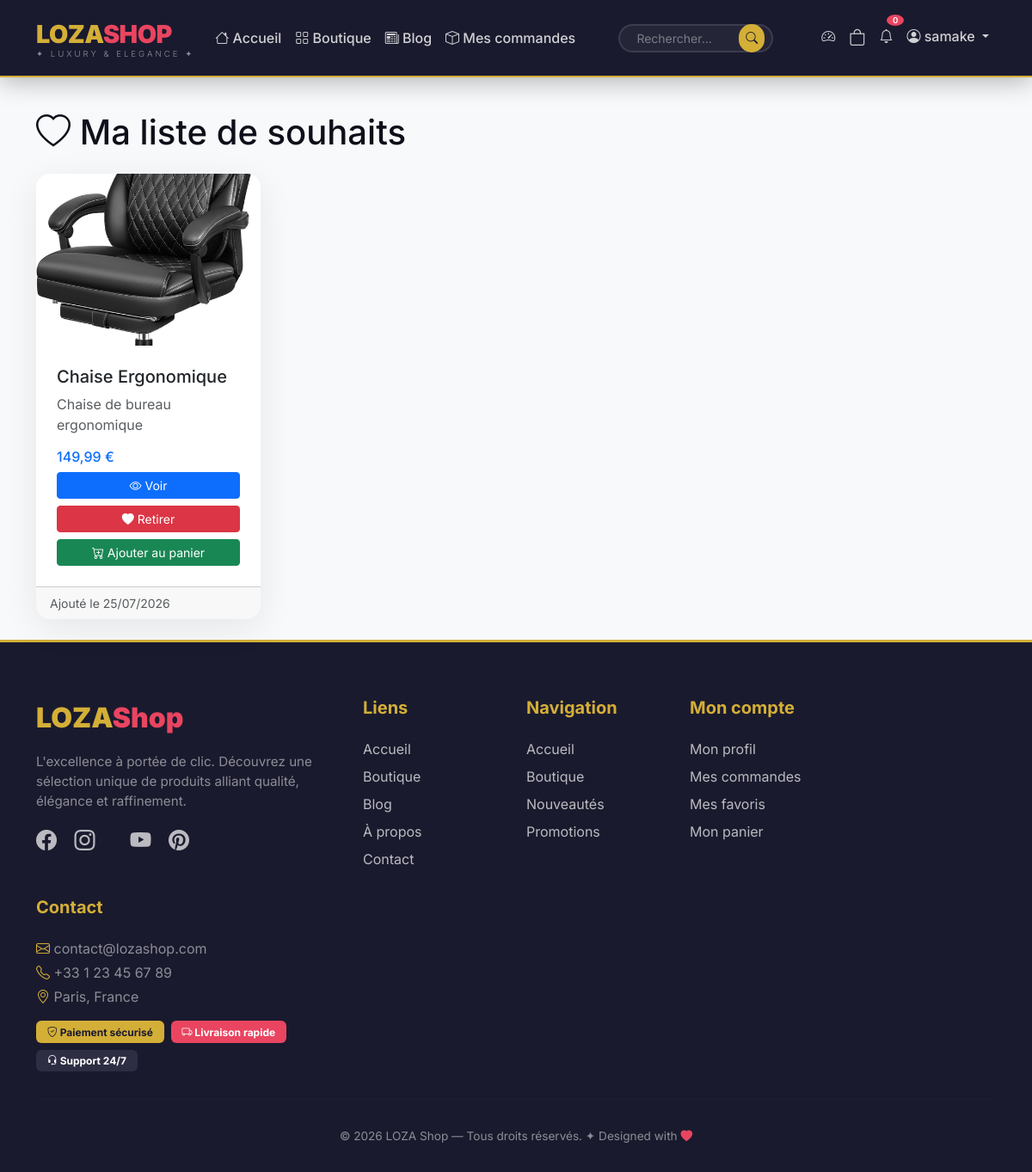
Screenshot of /wishlist/ (signed in) with the database file from the repository.
### products/models.py (models this page shows, shortened)
class Wishlist(models.Model):
    user = models.ForeignKey('auth.User', on_delete=models.CASCADE, related_name='wishlist')
    product = models.ForeignKey(Product, on_delete=models.CASCADE)
    added_at = models.DateTimeField(auto_now_add=True)
    class Meta:
        unique_together = ['user', 'product']
        ordering = ['-added_at']

class Product(models.Model):
    name = models.CharField(max_length=200)
    slug = models.SlugField(unique=True, blank=True)
    description = models.TextField()
    price = models.DecimalField(max_digits=10, decimal_places=2)
    stock = models.IntegerField(default=0)
    category = models.ForeignKey(Category, on_delete=models.CASCADE, related_name='products')
    image = models.ImageField(upload_to='products/', blank=True, null=True)
    image2 = models.ImageField(upload_to='products/', blank=True, null=True)
    image3 = models.ImageField(upload_to='products/', blank=True, null=True)
    is_active = models.BooleanField(default=True)
    created_at = models.DateTimeField(auto_now_add=True)
    updated_at = models.DateTimeField(auto_now=True)

### products/views.py (the view)
# urls.py: path('wishlist/', views.wishlist_view, name='wishlist'),
@login_required
def wishlist(request):
    wishlist_items = Wishlist.objects.filter(user=request.user)
    return render(request, 'products/wishlist.html', {'wishlist_items': wishlist_items})

### cart/context_processors.py (called while the page is built)
def cart_total(request):
    if request.user.is_authenticated:
        total_items = CartItem.objects.filter(user=request.user).count()
    else:
        total_items = 0
    return {'cart_total_items': total_items}

### products/templates/products/wishlist.html (shortened to what this page needs)
{% extends 'base.html' %}
{% block content %}
<div class="container mt-4">
    <h1 class="mb-4"><i class="bi bi-heart"></i> Ma liste de souhaits</h1>
    {% if wishlist_items %}
    <div class="row">
        {% for item in wishlist_items %}
        <div class="col-md-3 mb-4">
            <div class="card product-card h-100">
                {% if item.product.image %}
                <img src="{{ item.product.image.url }}" class="card-img-top" alt="{{ item.product.name }}" style="height: 200px; object-fit: cover;">
                {% else %}
                <div class="card-img-top bg-light d-flex align-items-center justify-content-center" style="height: 200px;">
                    <i class="bi bi-image" style="font-size: 3rem; color: #ccc;"></i>
                </div>
                {% endif %}
                <div class="card-body">
                    <h5 class="card-title">{{ item.product.name }}</h5>
                    <p class="card-text text-muted">{{ item.product.description|truncatewords:10 }}</p>
                    <h6 class="text-primary">{{ item.product.price }} €</h6>
                    <div class="d-grid gap-2">
                        <a href="{% url 'products:product_detail' item.product.slug %}" class="btn btn-primary btn-sm">
                            <i class="bi bi-eye"></i> Voir
                        </a>
                        <a href="{% url 'products:add_to_wishlist' item.product.id %}" class="btn btn-danger btn-sm">
                            <i class="bi bi-heart-fill"></i> Retirer
                        </a>
                        <a href="{% url 'cart:add_to_cart' item.product.id %}" class="btn btn-success btn-sm">
                            <i class="bi bi-cart-plus"></i> Ajouter au panier
                        </a>
                    </div>
                </div>
                <div class="card-footer text-muted small">
                    Ajouté le {{ item.added_at|date:"d/m/Y" }}
                </div>
            </div>
        </div>
        {% endfor %}
    </div>
    {% endif %}
</div>
{% endblock %}

### templates/base.html (shortened to what this page needs)
{% load static %}
<!DOCTYPE html>
<html lang="fr">
<head>
    <link href="https://cdn.jsdelivr.net/npm/bootstrap@5.3.0/dist/css/bootstrap.min.css" rel="stylesheet">
    <link rel="stylesheet" href="https://cdn.jsdelivr.net/npm/bootstrap-icons@1.10.0/font/bootstrap-icons.css">
</head>
<body>
<nav class="navbar navbar-expand-lg navbar-custom">
    <div class="container">
        <a class="navbar-brand" href="{% url 'products:home' %}">
            LOZA<span class="highlight">Shop</span>
            <small>✦ LUXURY & ELEGANCE ✦</small>
        </a>
        <div class="collapse navbar-collapse" id="navbarNav">
            <ul class="navbar-nav me-auto">
                <li class="nav-item">
                    <a class="nav-link {% if request.resolver_match.url_name == 'home' %}active{% endif %}"
                       href="{% url 'products:home' %}">
                        <i class="bi bi-house"></i> Accueil
                    </a>
                </li>
                <li class="nav-item">
                    <a class="nav-link {% if request.resolver_match.url_name == 'product_list' %}active{% endif %}"
                       href="{% url 'products:product_list' %}">
                        <i class="bi bi-grid"></i> Boutique
                    </a>
                </li>
                <li class="nav-item">
                    <a class="nav-link {% if request.resolver_match.app_name == 'blog' %}active{% endif %}"
                       href="{% url 'blog:blog_home' %}">
                        <i class="bi bi-newspaper"></i> Blog
                    </a>
                </li>
                {% if user.is_authenticated %}
                <li class="nav-item">
                    <a class="nav-link {% if request.resolver_match.app_name == 'orders' %}active{% endif %}"
                       href="{% url 'orders:orders' %}">
                        <i class="bi bi-box"></i> Mes commandes
                    </a>
                </li>
                {% endif %}
            </ul>
            <form class="d-flex search-form me-3" method="GET" action="{% url 'products:search' %}">
                <input class="form-control form-control-sm" type="search" name="q"
                       placeholder="Rechercher..." style="width: 180px;">
                <button class="btn btn-search btn-sm" type="submit">
                    <i class="bi bi-search"></i>
                </button>
            </form>
            <ul class="navbar-nav ms-auto">
                {% if user.is_superuser or user.is_staff %}
                <li class="nav-item">
                    <a class="nav-link" href="{% url 'dashboard:index' %}" title="Dashboard">
                        <i class="bi bi-speedometer2"></i>
                    </a>
                </li>
                {% endif %}
                <li class="nav-item">
                    <a class="nav-link position-relative" href="{% url 'cart:cart_view' %}">
                        <i class="bi bi-bag" style="font-size: 1.2rem;"></i>
                    </a>
                </li>
                <li class="nav-item dropdown">
                    <a class="nav-link position-relative" href="#" id="notifDropdown"
                       role="button" data-bs-toggle="dropdown">
                        <i class="bi bi-bell"></i>
                        <span class="badge" id="notifBadge" style="background: var(--secondary); position: absolute; top: -5px; right: -5px; font-size: 0.6rem; padding: 2px 7px; border-radius: 50%;">0</span>
                    </a>
                </li>
                {% if user.is_authenticated %}
                <li class="nav-item dropdown">
                    <a class="nav-link dropdown-toggle" href="#" id="userDropdown" role="button" data-bs-toggle="dropdown">
                        <i class="bi bi-person-circle"></i> {{ user.username }}
                    </a>
                </li>
                {% endif %}
            </ul>
        </div>
    </div>
</nav>
    <main>
        {% block content %}{% endblock %}
    </main>
    <footer class="footer">
        <div class="container">
            <div class="row g-4">
                <div class="col-lg-4">
                    <div class="footer-brand">
                        LOZA<span class="highlight">Shop</span>
                    </div>
                    <p class="text-white-50 mt-3" style="font-size: 0.95rem; max-width: 350px;">
                        L'excellence à portée de clic. Découvrez une sélection unique de produits
                        alliant qualité, élégance et raffinement.
                    </p>
                    <div class="social-links mt-3">
                        <a href="#"><i class="bi bi-facebook"></i></a>
                        <a href="#"><i class="bi bi-instagram"></i></a>
                        <a href="#"><i class="bi bi-youtube"></i></a>
                        <a href="#"><i class="bi bi-pinterest"></i></a>
                    </div>
                </div>
                <div class="col-md-2">
    <h5>Liens</h5>
    <a href="{% url 'products:home' %}">Accueil</a>
    <a href="{% url 'products:product_list' %}">Boutique</a>
    <a href="{% url 'blog:blog_home' %}">Blog</a>
    <a href="#">À propos</a>
    <a href="#">Contact</a>
</div>
                <div class="col-lg-2 col-md-4">
                    <h5>Navigation</h5>
                    <a href="{% url 'products:home' %}">Accueil</a>
                    <a href="{% url 'products:product_list' %}">Boutique</a>
                    <a href="#">Nouveautés</a>
                    <a href="#">Promotions</a>
                </div>
                <div class="col-lg-2 col-md-4">
                    <h5>Mon compte</h5>
                    <a href="{% url 'accounts:profile' %}">Mon profil</a>
                    <a href="{% url 'orders:orders' %}">Mes commandes</a>
                    <a href="{% url 'products:wishlist' %}">Mes favoris</a>
                    <a href="{% url 'cart:cart_view' %}">Mon panier</a>
                </div>
                <div class="col-lg-4 col-md-4">
                    <h5>Contact</h5>
                    <p class="text-white-50 mb-1">
                        <i class="bi bi-envelope" style="color: var(--gold);"></i> contact@lozashop.com
                    </p>
                    <p class="text-white-50 mb-1">
                        <i class="bi bi-telephone" style="color: var(--gold);"></i> +33 1 23 45 67 89
                    </p>
                    <p class="text-white-50 mb-3">
                        <i class="bi bi-geo-alt" style="color: var(--gold);"></i> Paris, France
                    </p>
                    <div class="d-flex gap-2 flex-wrap">
                        <span class="badge" style="background: var(--gold); color: var(--primary); padding: 0.4rem 0.8rem;">
                            <i class="bi bi-shield-check"></i> Paiement sécurisé
                        </span>
                        <span class="badge" style="background: var(--secondary); color: white; padding: 0.4rem 0.8rem;">
                            <i class="bi bi-truck"></i> Livraison rapide
                        </span>
                        <span class="badge" style="background: var(--primary-light); color: white; padding: 0.4rem 0.8rem;">
                            <i class="bi bi-headset"></i> Support 24/7
                        </span>
                    </div>
                </div>
            </div>
            <hr class="divider">
            <div class="text-center text-white-50" style="font-size: 0.85rem;">
                <p class="mb-0">
                    &copy; 2026 LOZA Shop — Tous droits réservés.
                    <span class="text-white-50">✦</span>
                    Designed with <i class="bi bi-heart-fill" style="color: var(--secondary);"></i>
                </p>
            </div>
        </div>
    </footer>
</body>
</html>

### templates/base.html (style rules this page uses)
:root { --primary: #1A1A2E; --primary-light: #2D2D44; --secondary: #E94560; --accent: #F5C518; --gold: #D4AF37; --dark: #0F0F1A; --gray: #6B7280; --light: #F8F9FA; --white: #FFFFFF; --shadow: 0 10px 40px rgba(0,0,0,0.08); --shadow-hover: 0 20px 60px rgba(0,0,0,0.15); --radius: 16px; --transition: all 0.4s cubic-bezier(0.25, 0.46, 0.45, 0.94); }
* { margin: 0; padding: 0; box-sizing: border-box; }
body { font-family: 'Inter', sans-serif; background: var(--light); color: var(--dark); min-height: 100vh; display: flex; flex-direction: column; }
.navbar-custom { background: var(--primary); padding: 0.8rem 0; box-shadow: 0 4px 30px rgba(0,0,0,0.3); position: sticky; top: 0; z-index: 1000; border-bottom: 2px solid var(--gold); }
.navbar-custom .navbar-brand { font-weight: 900; font-size: 1.8rem; color: var(--gold) !important; letter-spacing: -0.5px; text-transform: uppercase; }
.navbar-custom .navbar-brand .highlight { color: var(--secondary); }
.navbar-custom .navbar-brand small { font-size: 0.6rem; color: rgba(255,255,255,0.5); letter-spacing: 3px; display: block; font-weight: 300; margin-top: -5px; }
.navbar-custom .nav-link { color: rgba(255,255,255,0.8) !important; font-weight: 500; padding: 0.5rem 1.2rem; border-radius: 10px; transition: var(--transition); position: relative; }
.navbar-custom .nav-link .badge { background: var(--secondary); color: white; position: absolute; top: -5px; right: -5px; font-size: 0.6rem; padding: 2px 7px; border-radius: 50%; font-weight: 600; animation: pulse 2s infinite; }
.search-form .form-control { border-radius: 50px; border: 2px solid rgba(255,255,255,0.1); background: rgba(255,255,255,0.05); color: white; padding-left: 1.2rem; transition: var(--transition); }
.search-form .form-control::placeholder { color: rgba(255,255,255,0.4); }
.search-form .btn-search { border-radius: 50px; margin-left: -40px; background: var(--gold); border: none; color: var(--primary); transition: var(--transition); }
.product-card { background: var(--white); border: none; border-radius: var(--radius); overflow: hidden; box-shadow: var(--shadow); transition: var(--transition); height: 100%; position: relative; }
.product-card::before { content: ''; position: absolute; top: 0; left: 0; right: 0; height: 4px; background: linear-gradient(90deg, var(--gold), var(--secondary)); opacity: 0; transition: var(--transition); }
.product-card .card-img-top { height: 240px; object-fit: cover; background: var(--light); transition: var(--transition); }
.product-card .card-body { padding: 1.5rem; }
.footer { background: var(--primary); color: white; padding: 4rem 0 2rem; margin-top: auto; border-top: 3px solid var(--gold); }
.footer h5 { font-weight: 700; margin-bottom: 1.5rem; color: var(--gold); }
.footer a { color: rgba(255,255,255,0.7); text-decoration: none; transition: var(--transition); display: block; margin-bottom: 0.5rem; }
.footer .social-links a { display: inline-block; margin-right: 1rem; font-size: 1.5rem; transition: var(--transition); }
.footer .divider { border-color: rgba(255,255,255,0.08); margin: 2rem 0; }
.footer .footer-brand { font-weight: 900; font-size: 2rem; color: var(--gold); }
.footer .footer-brand .highlight { color: var(--secondary); }

### rows the page displays
Wishlist: product.image (picture), product.name "Chaise Ergonomique", product.description "Chaise de bureau ergonomique", product.price "149,99", added_at "25/07/2026"

### other values shown
{{ user.username }} "samake"
